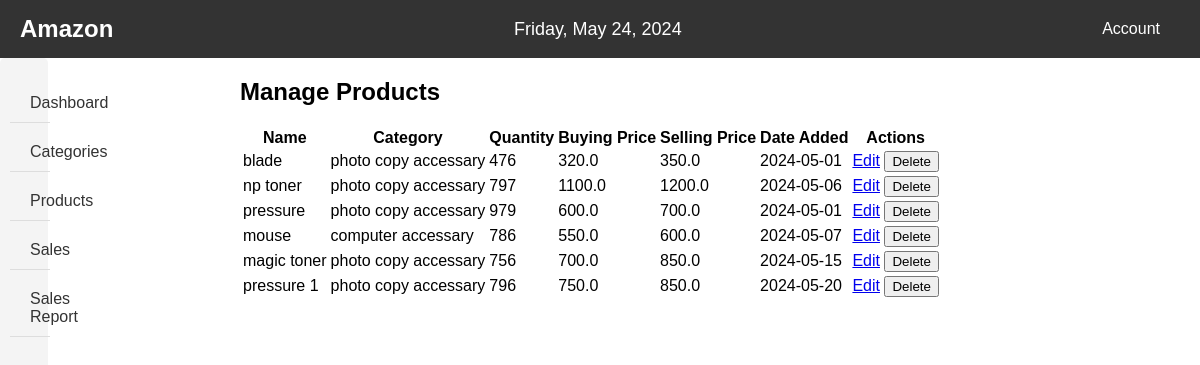
The page /manage_products on the database its author committed.
### app.py (models this page shows, shortened)
class Product(db.Model):
    id = db.Column(db.Integer, primary_key=True)
    name = db.Column(db.String(100), nullable=False)
    category_id = db.Column(db.Integer, db.ForeignKey('category.id'), nullable=True, default=None)  # Default to None
    quantity = db.Column(db.Integer, nullable=False)
    buying_price = db.Column(db.Float, nullable=False)
    selling_price = db.Column(db.Float, nullable=False)
    date_added = db.Column(db.Date, nullable=False, default=datetime.utcnow)
    category = db.relationship('Category', backref=db.backref('products', lazy=True))

class Category(db.Model):
    id = db.Column(db.Integer, primary_key=True)
    name = db.Column(db.String(100), nullable=False)

### app.py (the view)
@app.route('/manage_products')
def manage_products():
    products = Product.query.all()
    return render_template('manage_products.html', products=products)

### templates/manage_products.html (shortened to what this page needs)
<!DOCTYPE html>
<html lang="en">
<head>
    <link rel="stylesheet" href="../static/css/manage_products.css">
</head>
<body>
    <header>
        <div class="header-left">
            <div class="logo">
                <h1>Amazon</h1>
            </div>
        </div>
        <div class="header-middle">
            <div class="date">
            </div>
        </div>
        <div class="header-right">
            <div class="dropdown">
                <button class="dropbtn">Account</button>
            </div>
        </div>
    </header>
    <main>
        <div class="sections-container">
            <aside>
                <nav class="section1">
                    <ul>
                        <li><a href="{{ url_for('admin_dashboard') }}">Dashboard</a></li>
                        <li class="dropdown" id="categoriesDropdown">
                            <a href="#">Categories</a>
                        </li>
                        <li class="dropdown">
                            <a href="#">Products</a>
                        </li>
                        <li class="dropdown">
                            <a href="#">Sales</a>
                        </li>
                        <li class="dropdown">
                            <a href="#">Sales Report</a>
                        </li>
                    </ul>
                </nav>
            </aside>
            <article>
                <div class="container">
                    <h1>Manage Products</h1>
                    <table class="table">
                        <thead>
                            <tr>
                                <th>Name</th>
                                <th>Category</th>
                                <th>Quantity</th>
                                <th>Buying Price</th>
                                <th>Selling Price</th>
                                <th>Date Added</th>
                                <th>Actions</th>
                            </tr>
                        </thead>
                        <tbody>
                            {% for product in products %}
                            <tr>
                                <td>{{ product.name }}</td>
                                <td>{{ product.category.name }}</td>
                                <td>{{ product.quantity }}</td>
                                <td>{{ product.buying_price }}</td>
                                <td>{{ product.selling_price }}</td>
                                <td>{{ product.date_added }}</td>
                                <td>
                                    <a href="{{ url_for('edit_product', product_id=product.id) }}">Edit</a>
                                    <form action="{{ url_for('delete_product', product_id=product.id) }}" method="POST"
                                        style="display: inline;">
                                        <button type="submit">Delete</button>
                                    </form>
                                </td>
                            </tr>
                            {% endfor %}
                        </tbody>
                    </table>
                </div>
            </article>
        </div>
    </main>
</body>
</html>

### static/css/manage_products.css (style rules this page uses)
body { font-family: Arial, sans-serif; margin: 0; padding: 0; }
header { background-color: #333; color: #fff; padding: 10px 20px; display: flex; justify-content: space-between; align-items: center; }
.logo h1 { margin: 0; padding: 0; font-size: 24px; }
.header-middle { flex-grow: 1; text-align: center; }
.date { margin: 0; padding: 0; font-size: 18px; }
.dropdown { position: relative; display: inline-block; }
.dropbtn { background-color: #333; color: white; padding: 10px 20px; font-size: 16px; border: none; cursor: pointer; }
nav { background-color: #f4f4f4; padding: 10px; border-radius: 5px; width: calc(20% - 20px); min-height: 100vh; margin-right: 20px; }
nav ul { list-style-type: none; padding: 0; display: flex; flex-direction: column; }
nav ul li { margin-bottom: 10px; padding: 10px 20px; border-bottom: 1px solid #ddd; }
nav ul li a { text-decoration: none; color: #333; }
.sections-container { display: flex; }
aside { width: 20%; }
article { width: 80%; }

### rows shown on the page
Product: name "blade", category.name "photo copy accessary", quantity "476", buying_price "320.0", selling_price "350.0", date_added "2024-05-01"
Product: name "np toner", category.name "photo copy accessary", quantity "797", buying_price "1100.0", selling_price "1200.0", date_added "2024-05-06"
Product: name "pressure", category.name "photo copy accessary", quantity "979", buying_price "600.0", selling_price "700.0", date_added "2024-05-01"
Product: name "mouse", category.name "computer accessary", quantity "786", buying_price "550.0", selling_price "600.0", date_added "2024-05-07"
Product: name "magic toner", category.name "photo copy accessary", quantity "756", buying_price "700.0", selling_price "850.0", date_added "2024-05-15"
Product: name "pressure 1", category.name "photo copy accessary", quantity "796", buying_price "750.0", selling_price "850.0", date_added "2024-05-20"
